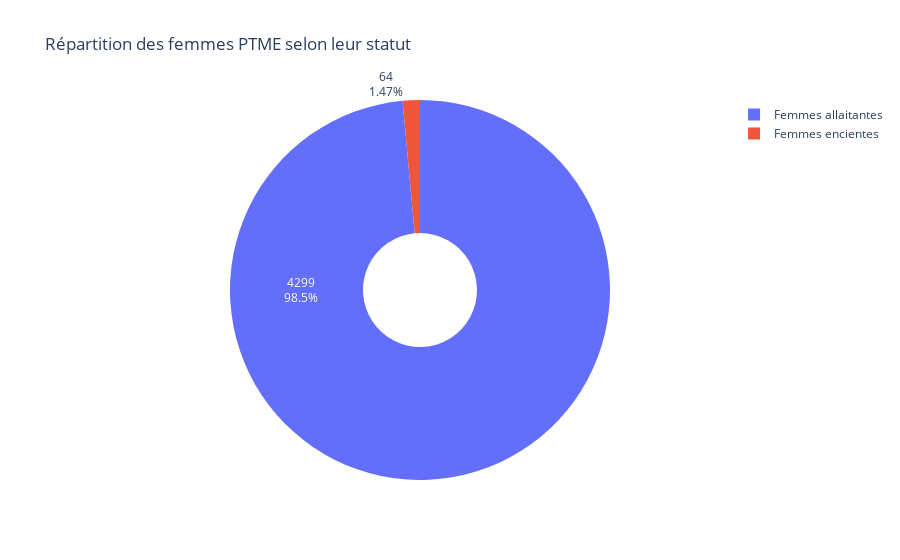

Notebook cell for this chart:
### Code cell
import pandas as pd
import plotly.express as px

def plot_ptme_distribution(commcare_ptme_yes, commcare_ptme_no):
    """
    Create a pie chart to visualize PTME distribution.
    
    Args:
        commcare_ptme_yes (pd.DataFrame): DataFrame containing 'on_commCare' for 'yes' cases.
        commcare_ptme_no (pd.DataFrame): DataFrame containing 'on_commCare' for 'no' cases.
        no_accept (pd.DataFrame): DataFrame containing 'patient_code' for refusals.

    Returns:
        plotly.graph_objects.Figure: A pie chart figure.
    """
    # Create the data frame for plotting
    dat_ind_ptme = pd.DataFrame({
        "comptage": ["Femmes allaitantes", "Femmes encientes"],
        "effectif": [len(commcare_ptme_yes["on_commCare"]),
                     len(commcare_ptme_no["on_commCare"])]
    })

    # Check if the data frame is empty
    if dat_ind_ptme.empty:
        print("Il n'y a pas d'activité")
        return None
    else:
        # Create a pie chart using Plotly
        fig = px.pie(dat_ind_ptme, names="comptage", values="effectif",
                     title="Répartition des femmes PTME selon leur statut", hole=0.3)
        fig.update_traces(textinfo='value+percent', insidetextorientation='radial')
        return fig
fig = plot_ptme_distribution(commcare_ptme_yes, commcare_ptme_no)
fig.show()

### Figure 1 — Plotly figure (JSON) as saved in the notebook; plotly's stock layout.template omitted (floating-point values rounded to 4 significant figures)
{"data": [{"domain": {"x": [0, 1], "y": [0, 1]}, "hole": 0.3, "hovertemplate": "comptage=%{label}<br>effectif=%{value}<extra></extra>", "insidetextorientation": "radial", "labels": ["Femmes allaitantes", "Femmes encientes"], "legendgroup": "", "name": "", "showlegend": true, "textinfo": "value+percent", "type": "pie", "values": [4299, 64]}], "layout": {"legend": {"tracegroupgap": 0}, "title": {"text": "Répartition des femmes PTME selon leur statut"}}}
